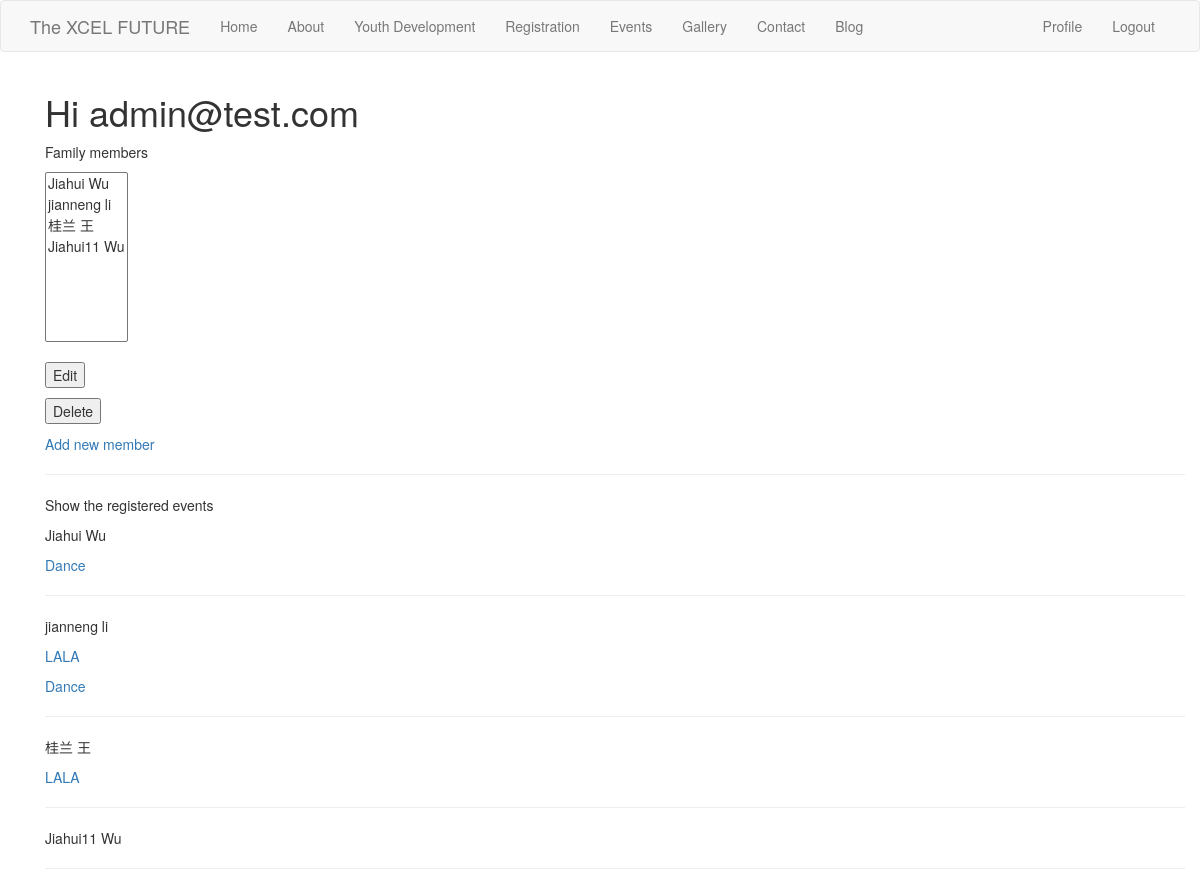
Page /user/admin@test.com (signed in) on the committed database.
### app/models.py (models this page shows, shortened)
class User(UserMixin, db.Model):
    id = db.Column(db.Integer, primary_key=True)
    email = db.Column(db.String(128), index=True, unique=True)
    password_hash = db.Column(db.String(128))
    members = db.relationship('Member', backref='account')
    admin = db.Column(db.Boolean(), default=False)

class Member(UserMixin, db.Model):
    id = db.Column(db.Integer, primary_key=True)
    fname = db.Column(db.String(64))
    lname = db.Column(db.String(64))
    gender = db.Column(db.String(10))
    birthday = db.Column(db.Date)
    country = db.Column(db.String(50))
    other = db.Column(db.String(50))
    state = db.Column(db.String(50))
    city = db.Column(db.String(50))
    address = db.Column(db.String(200))
    zip = db.Column(db.String(10))
    cell = db.Column(db.String(20))
    check1 = db.Column(db.Boolean, default=False)
    healthNotes = db.Column(db.String(100))
    EmergencyContact = db.Column(db.String(64))
    EmergencyPhone = db.Column(db.String(20))
    account_id = db.Column(db.Integer, db.ForeignKey('user.id'))
    registrations = db.relationship('Event', secondary=regis,
    backref=db.backref('registers', lazy='dynamic'),
    lazy='dynamic')
    def registered_events(self):
        return Event.query.join(
            regis, (regis.c.event_id == Event.id)).filter(
                regis.c.user_id == self.id).order_by(Event.start_date.desc())

class Event(db.Model):
    id = db.Column(db.Integer, primary_key=True)
    start_date = db.Column(db.DateTime, index=True, default=datetime.now)
    end_date = db.Column(db.DateTime, index=True)
    title = db.Column(db.String(500))
    body = db.Column(db.Text)
    event_file = db.relationship('File', secondary=event_file_table,
                  backref=db.backref('file_event', lazy='dynamic'), lazy='dynamic')
    event_image = db.relationship('Image', secondary=event_image_table,
                  backref=db.backref('image_event', lazy='dynamic'), lazy='dynamic')

### app/routes.py (the view, shortened to what this page needs)
@app.route('/user/<username>', methods=['GET', 'POST'])
@login_required
def user(username):
    form = EditUserForm()
    user = User.query.filter_by(email=username).first_or_404()
    members = Member.query.filter_by(account_id=user.id)
    count = members.count()
    page = request.args.get('page', 1, type=int)
    array = []
    for member in members:
        eventobj = {}
        eventobj['member'] = member
        eventobj['events'] = member.registered_events().paginate(page, app.config['EVENTS_PER_PAGE'], False).items
        array.append(eventobj)
    return render_template('user.html', user=user, members=members, form=form, array=array, count=count)

### app/forms.py
class EditUserForm(FlaskForm):
    edit = SubmitField('Edit')
    delete = SubmitField('Delete')

### app/models.py (called while the page is built)
@login.user_loader
def load_user(id):
    return User.query.get(int(id))

### app/templates/user.html (shortened to what this page needs)
{% extends "base.html" %}
{% block app_content %}
<div class="container">
    <h1>Hi {{ user.email }}</h1>
    {% if count > 0 %}
    <p>Family members</p>
    <form action="" method="post">
    <select required size="8" name="member">
        {% for member in members %}
        <option>{{ member.fname }} {{ member.lname }}</option>
        {% endfor %}
    </select>
    <br>
    <br>
    <p>{{ form.edit() }}</p>
    <p>{{ form.delete() }}</p>
    </form>
    {% endif %}
    <p><a href="{{ url_for('add_member') }}">{{ 'Add new member' }}</a></p>
    <hr>
    <p>Show the registered events</p>
    {% for item in array %}
        <p>{{ item['member'].fname }} {{ item['member'].lname }}</p>
        {% for event in item['events'] %}
            <p><a href="{{ url_for('event', event=event.id) }}">{{ event.title }}</a></p>
        {% endfor %}
        <hr>
    {% endfor %}
</div>
{% endblock %}

### app/templates/base.html (shortened to what this page needs)
{% extends 'bootstrap/base.html' %}
{% block navbar %}
    <nav class="navbar navbar-default">
        <div class="container">
            <div class="navbar-header">
                <a class="navbar-brand" href="#">The XCEL FUTURE</a>
            </div>
            <div class="collapse navbar-collapse" id="bs-example-navbar-collapse-1">
                <ul class="nav navbar-nav">
                    <li><a href="{{ url_for('index') }}">{{ 'Home' }}</a></li>
                    <li><a href="#">{{ 'About' }}</a></li>
                    <li><a href="#">{{ 'Youth Development' }}</a></li>
                    <li><a href="#">{{ 'Registration' }}</a></li>
                    <li><a href="{{ url_for('events') }}">{{ 'Events' }}</a></li>
                    <li><a href="#">{{ 'Gallery' }}</a></li>
                    <li><a href="#">{{ 'Contact' }}</a></li>
                    <li><a href="#">{{ 'Blog' }}</a></li>
                </ul>
                <ul class="nav navbar-nav navbar-right">
                    {% if current_user.is_anonymous %}
                    <li><a href="{{ url_for('login') }}">{{ 'Login' }}</a></li>
                    <li><a href="{{ url_for('register') }}">{{ 'Register' }}</a></li>
                    {% else %}
                    <li><a href="{{ url_for('user', username=current_user.email) }}">{{ 'Profile' }}</a></li>
                    <li><a href="{{ url_for('logout') }}">{{ 'Logout' }}</a></li>
                    {% endif %}
                </ul>
            </div>
        </div>
    </nav>
{% endblock %}
{% block content %}
    <div class="container">
        {% block app_content %}{% endblock %}
    </div>
{% endblock %}

### rows in the picture
User: email "admin@test.com"
Member: member.fname "Jiahui", member.lname "Wu"
Event: title "Dance"
Member: member.fname "jianneng", member.lname "li"
Event: title "LALA"
Member: member.fname "桂兰", member.lname "王"
Member: member.fname "Jiahui11", member.lname "Wu"

### other values in the picture
{{ 'Home' }} "Home"
{{ 'About' }} "About"
{{ 'Youth Development' }} "Youth Development"
{{ 'Registration' }} "Registration"
{{ 'Events' }} "Events"
{{ 'Gallery' }} "Gallery"
{{ 'Contact' }} "Contact"
{{ 'Blog' }} "Blog"
{{ 'Profile' }} "Profile"
{{ 'Logout' }} "Logout"
{{ 'Add new member' }} "Add new member"
